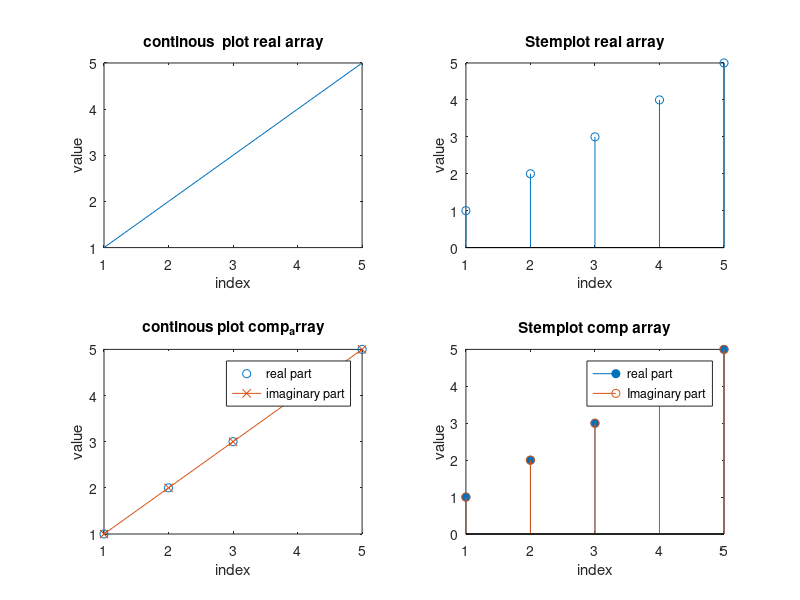

MATLAB code for this plot:
clc 
close all
clear all
real_a = [1,2,3,4,5]
comp_a = [1+1i, 2+2i, 3+3i, 4+4i, 5+5i];
figure
subplot(2,2,1)
plot(real_a)
title('continous  plot real array')
xlabel('index')
ylabel('value')
subplot(2,2,2)
stem(real_a)
title('Stemplot real array')
xlabel('index')
ylabel('value')
subplot(2,2,3)
plot(real_a,'o')
hold on
plot(imag(comp_a),'-x')
title('continous plot comp_array')
xlabel('index')
ylabel('value')
legend('real part', 'imaginary part')
subplot(2,2,4)
stem(real(comp_a),'filled')
hold on
stem(imag(comp_a))
title('Stemplot comp array')
xlabel('index')
ylabel('value')
legend('real part', 'Imaginary part')